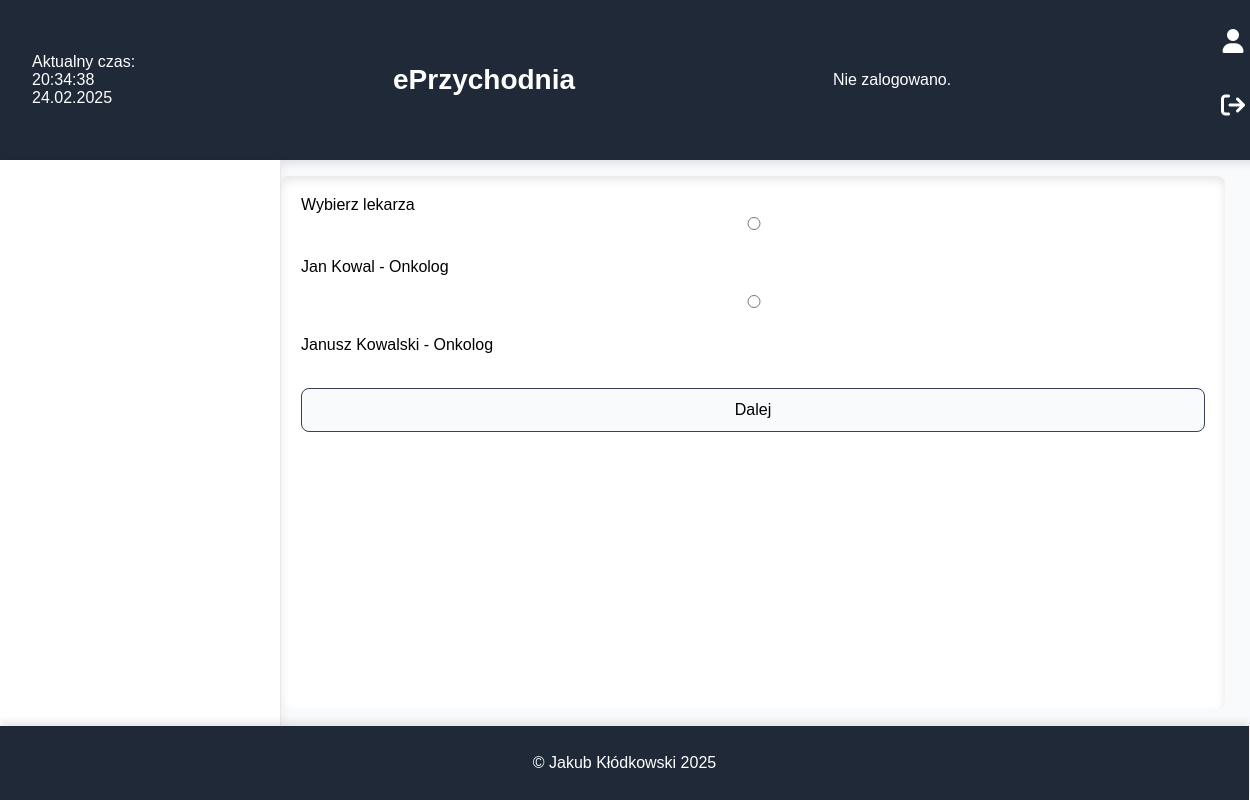
Page /rezerwuj_1.php on the earlier database version.
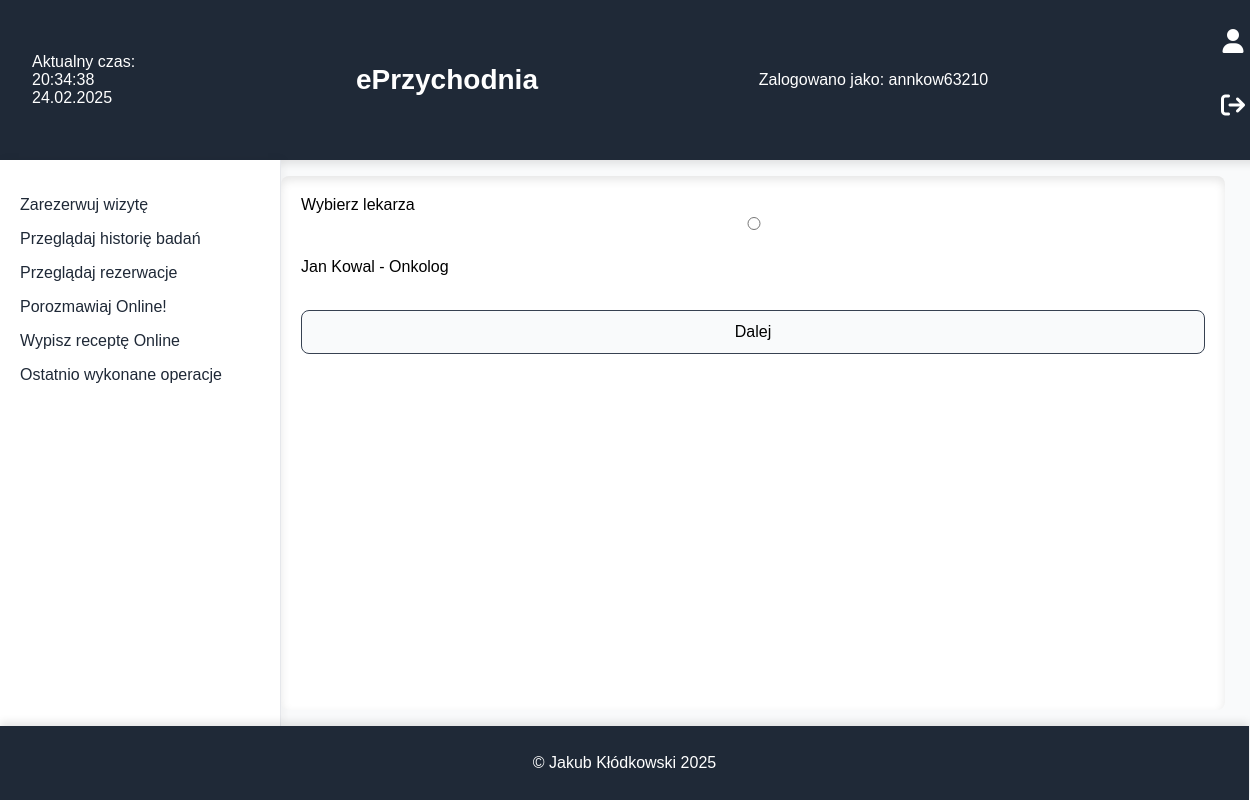
Same page on the later database version.
### tables this page shows
CREATE TABLE `pracownik` (
  `id_lekarza` int(10) UNSIGNED NOT NULL,
  `Imie` varchar(50) DEFAULT NULL,
  `Nazwisko` varchar(50) DEFAULT NULL,
  `Specjalizacja` varchar(100) DEFAULT NULL,
  `PWZ` varchar(100) DEFAULT NULL,
  `tel` char(9) DEFAULT NULL,
  `email` varchar(100) DEFAULT NULL,
  `stanowisko` varchar(100) NOT NULL,
  `login` char(9) DEFAULT NULL,
  `haslo` varchar(100) DEFAULT NULL
);

CREATE TABLE `zalogowani` (
  `login` char(11) DEFAULT NULL,
  `haslo` varchar(100) DEFAULT NULL,
  `kto` varchar(100) DEFAULT NULL
);

### rezerwuj_1.php (the view, shortened to what this page needs)
<!DOCTYPE html>
<html lang="pl">
<head>
    <link rel="stylesheet" href="https://cdnjs.cloudflare.com/ajax/libs/font-awesome/6.4.2/css/all.min.css">
    <link rel="stylesheet" href="style.css">
</head>
<body>
    <header>
    <div id="data"></div>
        <h1 class="text-xl font-bold text-center flex-1"><a href="index.php">ePrzychodnia</a></h1>
        <?php
            require 'wyswietl_logowanie.php';
        ?>
        <div>
        <form action="zaloguj.php">
    <button class="icon-button"><i class="fa-solid fa-user"></i></button>
</form>
<form action="wyloguj.php">
    <button class="icon-button"><i class="fa fa-sign-out"></i></button>
</form>
<?php
    require 'wyswietl_navbar.php';
?>
        </nav>
        <main>
            <div class="index-content">
                <?php
                    $connect = mysqli_connect("localhost", "root", "", "eprzychodnia");
                    $sql = "SELECT `id_lekarza`, `Imie`, `Nazwisko`, `Specjalizacja` FROM `pracownik` WHERE (`id_lekarza` IS NOT NULL AND `id_lekarza` != 2) && `pracownik`.`stanowisko`='lekarz'";
                    $query = mysqli_query($connect, $sql);
                    echo "Wybierz lekarza <br>";
                    echo "<form action='rezerwuj_1_1.php' method='post'>";
                    while ($row = mysqli_fetch_assoc($query)) {
                        echo "<input type='radio' name='id_lekarz' value='" . $row['id_lekarza'] . "'>" . htmlspecialchars($row['Imie']) . " " . htmlspecialchars($row['Nazwisko']) . " - " . htmlspecialchars($row['Specjalizacja']) . "</input> <br>";
                    }
                ?>
                <br>
                <input type="submit" value="Dalej">
                </form>
        </main>
    </div>
    <footer>
        <p>&copy; Jakub Kłódkowski 2025</p>
    </footer>
</body>
</html>

### wyswietl_logowanie.php (shortened to what this page needs)
<?php
            $connect = mysqli_connect("localhost", "root", "", "eprzychodnia");
            $query0 = "SELECT `login` FROM `zalogowani` LIMIT 1";
            $result = mysqli_query($connect, $query0);
            if ($result && mysqli_num_rows($result) > 0) {
                $row = mysqli_fetch_assoc($result);
                $log = $row['login'];
                echo "Zalogowano jako: " . htmlspecialchars($log);
            } else {
                echo "Nie zalogowano.";
            }
        ?>

### wyswietl_navbar.php (shortened to what this page needs)
<?php
$connect = mysqli_connect("localhost", "root", "", "eprzychodnia");
$query1 = "SELECT `kto` FROM `zalogowani`";
$result1 = mysqli_query($connect, $query1);
if ($row = mysqli_fetch_assoc($result1)) {
    $kto = $row['kto'];
}
?>
    </header>
    <div style="display: flex; flex: 1;">
        <nav>
            <?php
                $connect = mysqli_connect("localhost", "root", "", "eprzychodnia");
                $query0="select * from `zalogowani`";
                $result0=mysqli_query($connect,$query0);
                if(mysqli_num_rows($result0)>0){
                    $query1 = "SELECT `kto` FROM `zalogowani`";
                    $result1 = mysqli_query($connect, $query1);
                    if ($row = mysqli_fetch_assoc($result1)) {
                        $kto = $row['kto'];
                    }
                    $query2="select * from `uprawnienia` where `stanowisko`='".$kto."'";
                    $result2=mysqli_query($connect,$query2);
                    if($row=mysqli_fetch_assoc($result2)){
                        $rezerwuj=$row['rezerwuj'];
                        $przegladaj_historie=$row['przegladaj_historie'];
                        if($rezerwuj==1){
                            echo "<p><a href='rezerwuj.php'>Zarezerwuj wizytę</a></p>";
                        }
                        if($przegladaj_historie==1){
                            echo "<p><a href='historia.php'>Przeglądaj historię badań</a></p>";
                        }
                        if($row['przegladaj_rezerwacje']==1){
                            echo "<p><a href='przegladaj_rezerwacje.php'>Przeglądaj rezerwacje</a></p>";
                        }
                        if($row['ewizyta']==1){
                            echo "<p><a href='chat.php'>Porozmawiaj Online!</a></p>";
                        }
                        if($row['napisz_recepte']==1){
                            echo "<p><a href='zamow_recepte.php'>Wypisz receptę Online</a></p>";
                        }
                        if($row['wyswietl_historie_7dni_pacjent']==1){
                            echo "<p><a href='7dni_pacjent.php'>Ostatnio wykonane operacje</a></p>";
                        }
                    }
                }
            ?>

Differences in the rows shown:
removed pracownik: Imie "Janusz", Nazwisko "Kowalski", Specjalizacja "Onkolog"
added zalogowani: login "annkow63210"
Other differences:
text no longer shown: "Nie zalogowano."
text now shown: "Zalogowano jako: Zarezerwuj wizytę Przeglądaj historię badań Przeglądaj rezerwacje Porozmawiaj Online! Wypisz receptę Online Ostatnio wykonane operacje"
